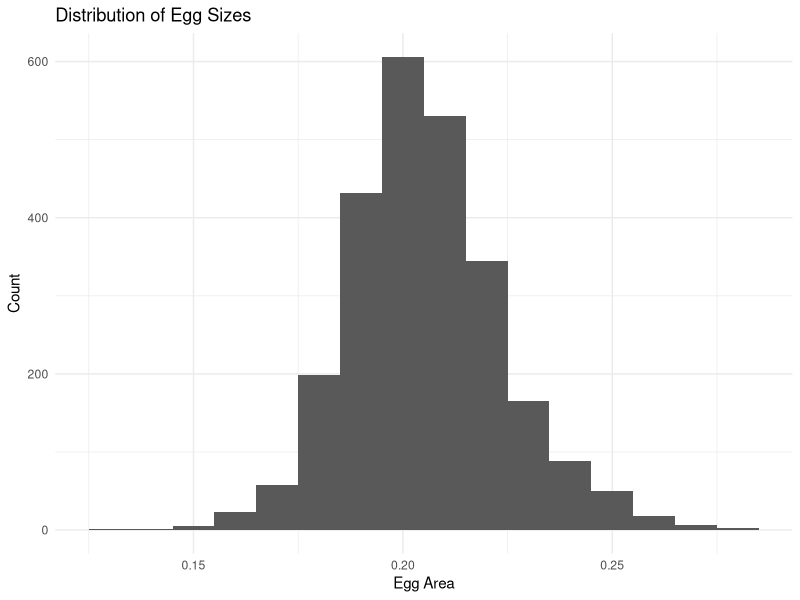

Generate this figure with R: (Note: this script raises an error after producing the figure.)
## ---- chunk 1
library(here)
library(ggplot2)
library(tidyverse)
library(lme4)
## ---- chunk 2
raw_egg_sizes <- read.csv(here("data", "clean data", "raw egg sizes.csv"))

raw_egg_sizes <- raw_egg_sizes %>%
  mutate(grandmotherID = sub("^[^.]*\\.[^.]*\\.([^_]+)_.*$", "\\1", adultID))

#make maternal ID a factor
raw_egg_sizes$grandmotherID <- as.factor(raw_egg_sizes$grandmotherID)

#make clutchID a factor
raw_egg_sizes$motherID <- as.factor(raw_egg_sizes$clutchID)

#convert the pupal temperatures to factors so they plot in the correct order
raw_egg_sizes$pupal_treatment <- factor(raw_egg_sizes$pupal_treatment,
                             levels = c("wild", "ambient", "cool", "mean", "warm", "hot"))

#convert the larval  temperatures to factors so the plot in the correct order
raw_egg_sizes$larval_treatment <- factor(raw_egg_sizes$larval_treatment,
                             levels = c("wild", "ambient", "cool", "mean", "warm", "hot"))

#mean and SD of all egg sizes
summary(raw_egg_sizes$egg_mean_1A)
sd(raw_egg_sizes$egg_mean_1A)


#looking just at ambient, warm and hot larval temperature - need to remove wild because they don't have weight, or maternal ID or clutchID
egg_sizes_filtered <- raw_egg_sizes %>%
  filter(larval_treatment %in% c("ambient", "warm", "hot")) %>%
  mutate(weight_mg = weight * 1000) %>%
  mutate(weight_mg_centered = weight_mg - mean(weight_mg, na.rm = TRUE))


## ---- chunk 3
#look at the distributions of egg size
ggplot(egg_sizes_filtered, aes(x = area)) +
  geom_histogram(binwidth = 0.01) +  # change this value to control bin width +
  labs(title = "Distribution of Egg Sizes",
       x = "Egg Area",
       y = "Count") +
  theme_minimal()
## ---- chunk 4
lm4 <- lmer(area ~ larval_treatment * pupal_treatment + (1|grandmotherID/motherID) + weight_mg_centered, data = egg_sizes_filtered)
summary(lm4)

#test the effect of the interaction term 
lm4_no_interaction <- lmer(area ~ larval_treatment + pupal_treatment + (1|grandmotherID/motherID) + weight_mg_centered, data = egg_sizes_filtered)
anova(lm4, lm4_no_interaction)
#interaction effect not significant

#test the overall effect of pupal temperature
lm4_no_pupal <- lmer(area ~ larval_treatment + (1|grandmotherID/motherID) + weight_mg_centered, data = egg_sizes_filtered)
anova(lm4, lm4_no_pupal)
#pupal effect significant

#test the overall effect of larval temperature
lm4_no_larval <- lmer(area ~ pupal_treatment + (1|grandmotherID/motherID) + weight_mg_centered, data = egg_sizes_filtered)
anova(lm4, lm4_no_larval)
#larval effect significant - but HOW????

## ---- chunk 5
#pairwise comparisons
library(emmeans)


emmeans(lm4, ~ pupal_treatment | larval_treatment)

#estimates marginal means for the pupal treatments, using lm6
emm <- emmeans(lm4, ~ pupal_treatment)
emm

#pairwise comparisons
pairs(emm)
summary(emm)

#significant difference between ambient-mean, ambient-warm, and ambient-hot.


emm <- emmeans(lm4, ~ larval_treatment)
emm

pairs(emm)

ggplot(egg_sizes_filtered,
    aes(x = larval_treatment, y = area)) +
    geom_jitter(aes(color = larval_treatment),
                width = 0.15, size = 2, alpha = 0.8) +
    geom_boxplot(alpha = 0.5, outlier.shape = NA) +
    scale_x_discrete(
        limits = levels(egg_sizes_filtered$larval_treatment),
        drop = FALSE) +
  scale_y_continuous(limits = c(0.16, 0.27)) +
    scale_fill_manual(values = temp_cols) +
    scale_color_manual(values = temp_cols) +
  geom_vline(xintercept = 2.5, linetype = "dashed", color = "black") +
    theme_bw() +
    theme(legend.position = "none") +
    labs(
      x = "Resource acquisition temperature",
      y = expression(Mean~egg~area~(mm^2)),
      title = paste("")
    )


## ---- chunk 6
library(ggeffects)

temp_cols <- c(
  ambient = "#484A4C",
  cool    = "#76C0CC",
  mean    = "#F9CA0F",
  warm    = "#E87A36",
  hot     = "#AF0808")

pred <- ggpredict(lm4, terms = c("larval_treatment"))

plot(pred) +
  labs(y = "Predicted egg area",
       x = " Resource acquisition temperature",
       colour = " Resource acquisition temperature") +
  scale_colour_manual(values = temp_cols) +
  theme_bw()
